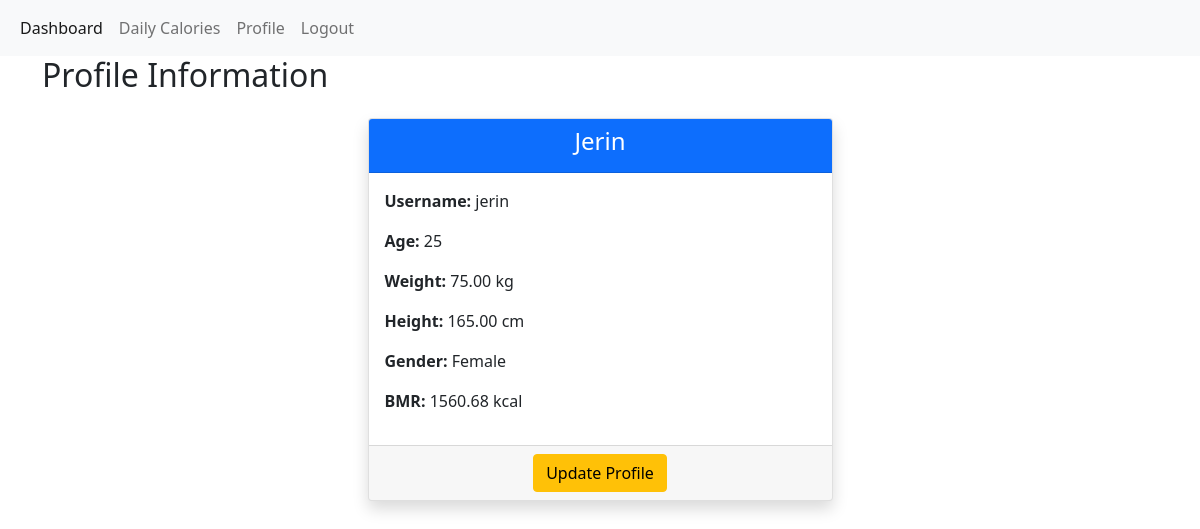
The app's page /profile_page/ (signed in), older data.
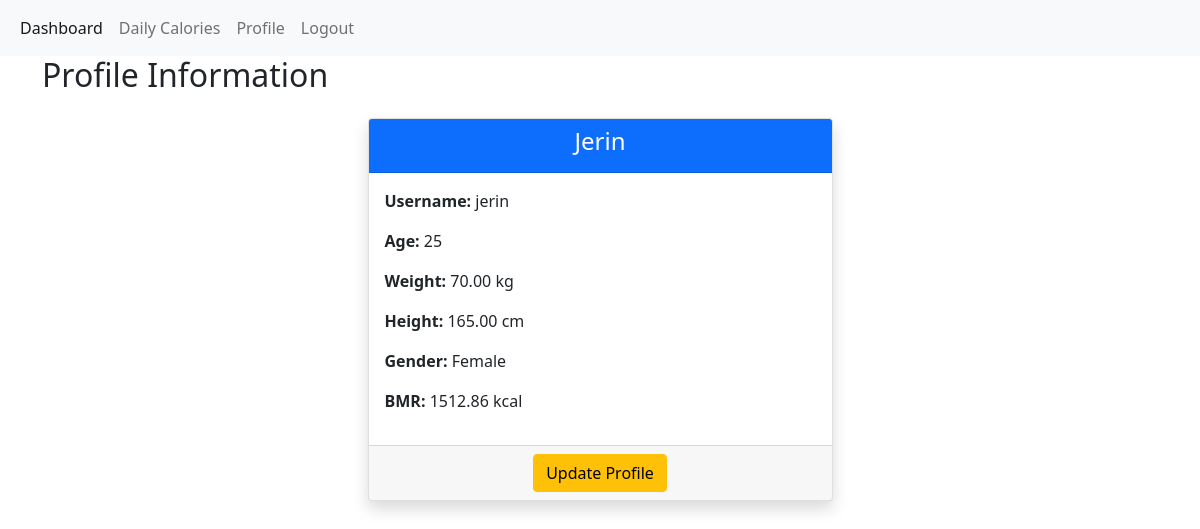
The same page, newer data.
### Calorie/models.py (models this page shows, shortened)
class ProfileModel(models.Model):
    GENDER_CHOICES = [
        ('Male','Male'),
        ('Female', 'Female'),
    ]
    user = models.OneToOneField(User, on_delete=models.CASCADE, related_name='user_profile')
    name = models.CharField(max_length=200, null=True)
    age = models.PositiveIntegerField(null=True, help_text='age in year')
    weight = models.DecimalField(max_digits=10, decimal_places=2, null=True, help_text='weight in kg')
    height = models.DecimalField(max_digits=10, decimal_places=2, null=True, help_text='height in cm')
    bmr = models.DecimalField(max_digits=10, decimal_places=2, null=True)
    gender = models.CharField(choices=GENDER_CHOICES, max_length=12, null=True)

### Calorie/views.py (the view)
# urls.py: path('profile_page/',profile_page,name='profile_page'),
@login_required
def profile_page(request):
    profile, created = ProfileModel.objects.get_or_create(user=request.user)
    context = {
        'profile': profile
    }
    return render(request, 'profile.html', context)

### Calorie/templates/profile.html (shortened to what this page needs)
{% extends 'master/base.html' %}
{% block content %}
<h2 class="mb-4">Profile Information</h2>
<div class="col-md-5 mx-auto">
    <div class="card shadow">
        <div class="card-header bg-primary text-white text-center">
            <h4>{{ profile.name|default:"No Name" }}</h4>
        </div>
        <div class="card-body">
            <p><strong>Username:</strong> {{ request.user.username }}</p>
            <p><strong>Age:</strong> {{ profile.age }}</p>
            <p><strong>Weight:</strong> {{ profile.weight }} kg</p>
            <p><strong>Height:</strong> {{ profile.height }} cm</p>
            <p><strong>Gender:</strong> {{ profile.gender }}</p>
            <p><strong>BMR:</strong> {{ profile.bmr }} kcal</p>
        </div>
        <div class="card-footer text-center">
            <a href="{% url 'profile_update' %}" class="btn btn-warning">Update Profile</a>
        </div>
    </div>
</div>
{% endblock %}

Row changes from the older to the newer data that the page shows:
changed ProfileModel "Jerin": weight "75.00" → "70.00"; bmr "1560.68" → "1512.86"
